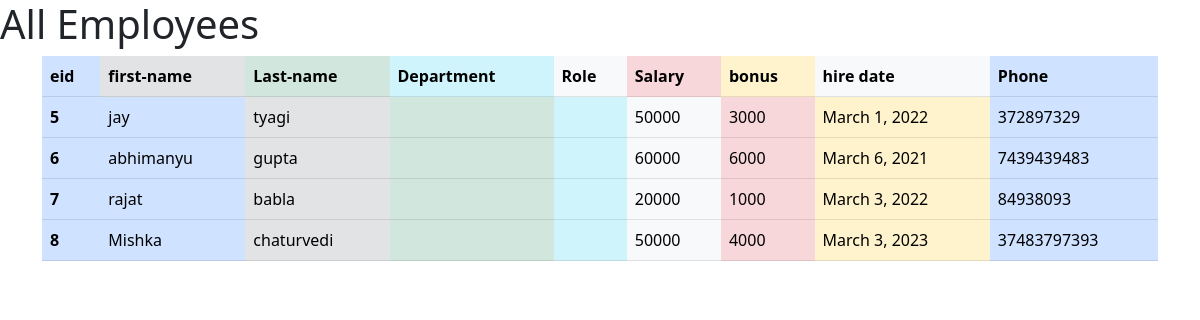
The page /view-emp/ on the database its author committed.
### emp_app/models.py (models this page shows, shortened)
class Employee(models.Model):
    first_name=models.CharField(max_length=100)
    last_name=models.CharField(max_length=100)
    Department=models.ForeignKey(Department,on_delete=models.CASCADE)
    salary=models.IntegerField(default=0)
    bonus=models.IntegerField(default=0)
    Role=models.ForeignKey(Role,on_delete=models.CASCADE)
    hire_date=models.DateField()
    phone=models.IntegerField(default=0)

### emp_app/views.py (the view)
# urls.py: path('view-emp/',views.view_emp,name="view-emp"),
def view_emp(request):
    emps=Employee.objects.all()
    context={'emps':emps}
    return render(request,'view_emp.html',context)

### emp_app/templates/view_emp.html (shortened to what this page needs)
<!doctype html>
<html lang="ar" >
  <head>
    <link rel="stylesheet" href="https://cdn.jsdelivr.net/npm/bootstrap@5.3.0-alpha1/dist/css/bootstrap.rtl.min.css">
  </head>
  <body>
    <h1>All Employees</h1>
<div class="container">
    <table class="table table-striped-columns-primary">
  <thead>
    <tr class="table-primary">
    <th scope="col"class="table-primary" >eid</th>
    <th scope="col" class="table-secondary">first-name</th>
    <th scope="col" class="table-success">Last-name</th>
    <th scope="col" class="table-info">Department</th>
    <th scope="col" class="table-light">Role</th>
    <th scope="col"class="table-danger">Salary</th>
    <th scope="col" class="table-warning">bonus</th>
    <th scope="col" class="table-light">hire date</th>
    <th scope="col" class="table-primary">Phone</th>
    </tr>
  </thead>
  {%for emp in emps %}
  <tbody>
    <tr class="table-primary">
      <th scope="row">{{emp.id}}</th>
      <td class="table-primary">{{emp.first_name}}</td>
      <td class="table-secondary">{{emp.last_name}}</td>
      <td  class="table-success">{{emp.Department.name}}</td>
      <td class="table-info">{{emp.Role.name}}</td>
      <td class="table-light">{{emp.salary}}</td>
      <td class="table-danger">{{emp.bonus}}</td>
      <td class="table-warning">{{emp.hire_date}}</td>
      <td class="table-primary">{{emp.phone}}</td>
    </tr>
  </tbody>
   {% endfor %}
</table>
</div>
  </body>
</html>

### rows shown on the page
Employee: id "5", first_name "jay", last_name "tyagi", salary "50000", bonus "3000", hire_date "March 1, 2022", phone "372897329"
Employee: id "6", first_name "abhimanyu", last_name "gupta", salary "60000", bonus "6000", hire_date "March 6, 2021", phone "7439439483"
Employee: id "7", first_name "rajat", last_name "babla", salary "20000", bonus "1000", hire_date "March 3, 2022", phone "84938093"
Employee: id "8", first_name "Mishka", last_name "chaturvedi", salary "50000", bonus "4000", hire_date "March 3, 2023", phone "37483797393"
